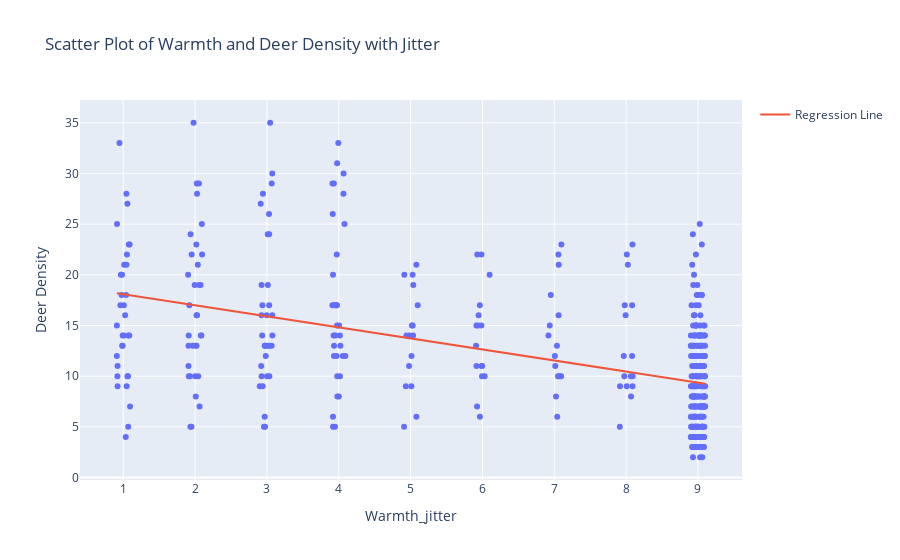

Write notebook code for a chart like this one.
### Code cell
import plotly.express as px
import plotly.graph_objects as go
import numpy as np

# Add jitter to the Warmth values
jitter_strength = 0.1
df_melted['Warmth_jitter'] = df_melted['Warmth'] + np.random.uniform(-jitter_strength, jitter_strength, len(df_melted))

# Create a scatter plot of warmth and deer density with jitter
fig = px.scatter(df_melted, x='Warmth_jitter', y='Deer Density', title='Scatter Plot of Warmth and Deer Density with Jitter')

# Add regression line
regression_line = np.polyval(np.polyfit(df_melted['Warmth_jitter'], df_melted['Deer Density'], 1), df_melted['Warmth_jitter'])
fig.add_trace(go.Scatter(x=df_melted['Warmth_jitter'], y=regression_line, mode='lines', name='Regression Line'))

fig.update_layout(height=600)

fig.show()

### Figure 1 — Plotly figure (JSON) as saved in the notebook; plotly's stock layout.template omitted (floating-point values rounded to 4 significant figures; data arrays with more than 128 entries replaced by an {"elided": "..."} marker saying what was removed)
{"data": [{"hovertemplate": "Warmth_jitter=%{x}<br>Deer Density=%{y}<extra></extra>", "legendgroup": "", "marker": {"color": "#636efa", "symbol": "circle"}, "mode": "markers", "name": "", "orientation": "v", "showlegend": false, "type": "scatter", "x": {"elided": "430 float values"}, "xaxis": "x", "y": {"elided": "430 int values"}, "yaxis": "y"}, {"mode": "lines", "name": "Regression Line", "type": "scatter", "x": {"elided": "430 float values"}, "y": {"elided": "430 float values"}}], "layout": {"autosize": true, "legend": {"tracegroupgap": 0}, "title": {"text": "Scatter Plot of Warmth and Deer Density with Jitter"}, "xaxis": {"anchor": "y", "autorange": true, "domain": [0, 1], "range": [0.4197, 9.592], "title": {"text": "Warmth_jitter"}, "type": "linear"}, "yaxis": {"anchor": "x", "autorange": true, "domain": [0, 1], "range": [-0.2045, 37.2], "title": {"text": "Deer Density"}, "type": "linear"}}}
